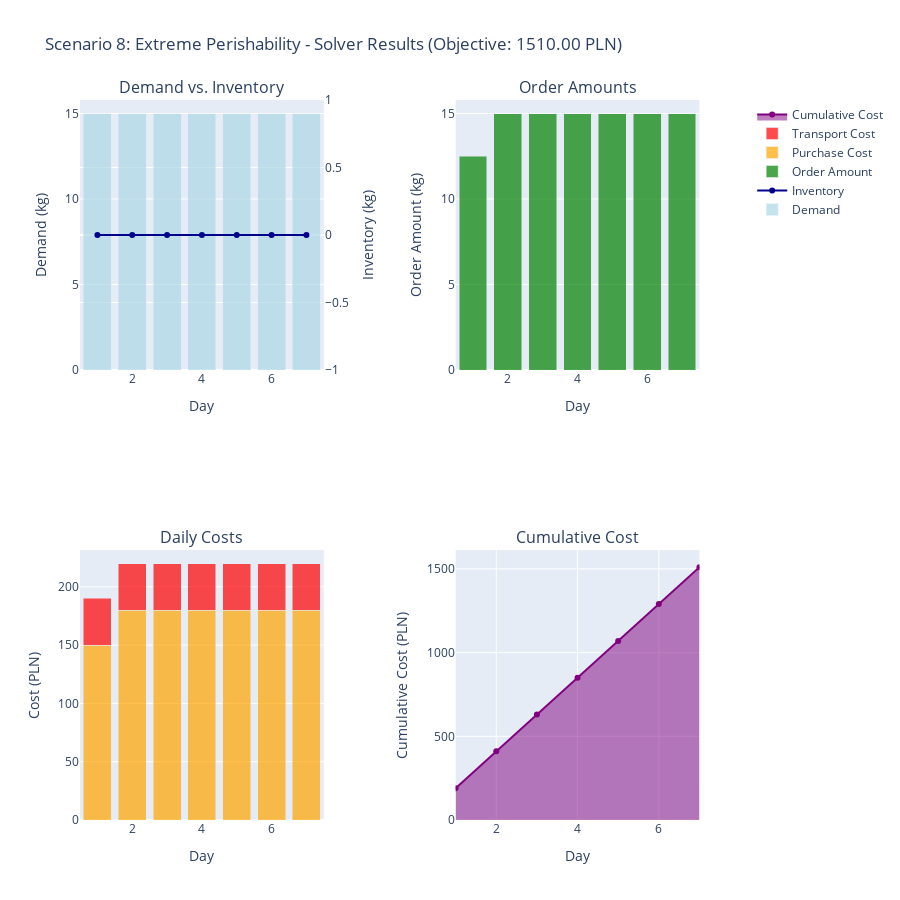

The code cell stored with this chart in its notebook:
### Code cell
if sol8 and df8 is not None:
    plot_scenario("Scenario 8: Extreme Perishability", sol8, inp8, df8)

### Figure 1 — Plotly figure (JSON) as saved in the notebook; plotly's stock layout.template omitted (floating-point values rounded to 4 significant figures)
{"data": [{"marker": {"color": "lightblue"}, "name": "Demand", "opacity": 0.7, "type": "bar", "x": [1, 2, 3, 4, 5, 6, 7], "xaxis": "x", "y": [15, 15, 15, 15, 15, 15, 15], "yaxis": "y"}, {"line": {"color": "darkblue", "width": 2}, "mode": "lines+markers", "name": "Inventory", "type": "scatter", "x": [1, 2, 3, 4, 5, 6, 7], "xaxis": "x", "y": [0, 0, 0, 0, 0, 0, 0], "yaxis": "y2"}, {"marker": {"color": "green"}, "name": "Order Amount", "opacity": 0.7, "type": "bar", "x": [1, 2, 3, 4, 5, 6, 7], "xaxis": "x2", "y": [12.5, 15, 15, 15, 15, 15, 15], "yaxis": "y3"}, {"marker": {"color": "orange"}, "name": "Purchase Cost", "opacity": 0.7, "type": "bar", "x": [1, 2, 3, 4, 5, 6, 7], "xaxis": "x3", "y": [150.0, 180.0, 180.0, 180.0, 180.0, 180.0, 180.0], "yaxis": "y4"}, {"marker": {"color": "red"}, "name": "Transport Cost", "opacity": 0.7, "type": "bar", "x": [1, 2, 3, 4, 5, 6, 7], "xaxis": "x3", "y": [40.0, 40.0, 40.0, 40.0, 40.0, 40.0, 40.0], "yaxis": "y4"}, {"fill": "tozeroy", "line": {"color": "purple", "width": 2}, "mode": "lines+markers", "name": "Cumulative Cost", "type": "scatter", "x": [1, 2, 3, 4, 5, 6, 7], "xaxis": "x4", "y": [190.0, 410.0, 630.0, 850.0, 1070.0, 1290.0, 1510.0], "yaxis": "y5"}], "layout": {"annotations": [{"font": {"size": 16}, "showarrow": false, "text": "Demand vs. Inventory", "x": 0.185, "xanchor": "center", "xref": "paper", "y": 1, "yanchor": "bottom", "yref": "paper"}, {"font": {"size": 16}, "showarrow": false, "text": "Order Amounts", "x": 0.755, "xanchor": "center", "xref": "paper", "y": 1, "yanchor": "bottom", "yref": "paper"}, {"font": {"size": 16}, "showarrow": false, "text": "Daily Costs", "x": 0.185, "xanchor": "center", "xref": "paper", "y": 0.375, "yanchor": "bottom", "yref": "paper"}, {"font": {"size": 16}, "showarrow": false, "text": "Cumulative Cost", "x": 0.755, "xanchor": "center", "xref": "paper", "y": 0.375, "yanchor": "bottom", "yref": "paper"}], "barmode": "stack", "height": 900, "showlegend": true, "title": {"text": "Scenario 8: Extreme Perishability - Solver Results (Objective: 1510.00 PLN)"}, "xaxis": {"anchor": "y", "domain": [0, 0.37], "title": {"text": "Day"}}, "xaxis2": {"anchor": "y3", "domain": [0.57, 0.94], "title": {"text": "Day"}}, "xaxis3": {"anchor": "y4", "domain": [0, 0.37], "title": {"text": "Day"}}, "xaxis4": {"anchor": "y5", "domain": [0.57, 0.94], "title": {"text": "Day"}}, "yaxis": {"anchor": "x", "domain": [0.625, 1], "title": {"text": "Demand (kg)"}}, "yaxis2": {"anchor": "x", "overlaying": "y", "side": "right", "title": {"text": "Inventory (kg)"}}, "yaxis3": {"anchor": "x2", "domain": [0.625, 1], "title": {"text": "Order Amount (kg)"}}, "yaxis4": {"anchor": "x3", "domain": [0, 0.375], "title": {"text": "Cost (PLN)"}}, "yaxis5": {"anchor": "x4", "domain": [0, 0.375], "title": {"text": "Cumulative Cost (PLN)"}}}}
